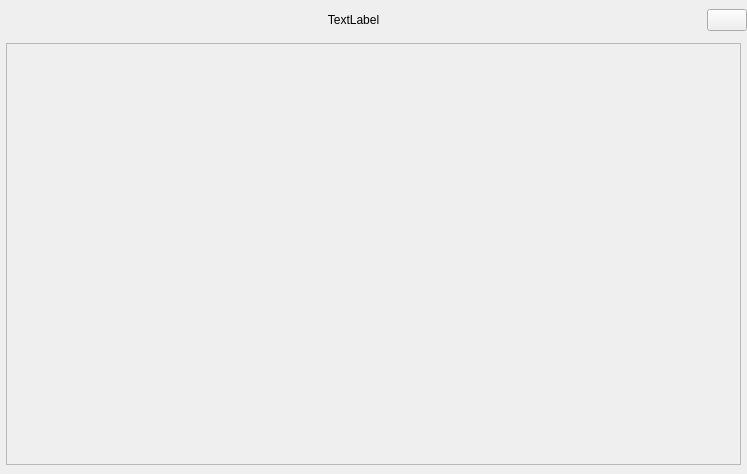
<?xml version="1.0" encoding="UTF-8"?>
<ui version="4.0">
 <class>NinjamRoomWindow</class>
 <widget class="QWidget" name="NinjamRoomWindow">
  <property name="geometry">
   <rect>
    <x>0</x>
    <y>0</y>
    <width>747</width>
    <height>474</height>
   </rect>
  </property>
  <property name="sizePolicy">
   <sizepolicy hsizetype="MinimumExpanding" vsizetype="MinimumExpanding">
    <horstretch>0</horstretch>
    <verstretch>0</verstretch>
   </sizepolicy>
  </property>
  <property name="windowTitle">
   <string>Form</string>
  </property>
  <property name="accessibleDescription">
   <string>you are in the ninjam room window</string>
  </property>
  <property name="styleSheet">
   <string notr="true"/>
  </property>
  <layout class="QVBoxLayout" name="verticalLayout">
   <property name="spacing">
    <number>6</number>
   </property>
   <property name="leftMargin">
    <number>0</number>
   </property>
   <property name="topMargin">
    <number>9</number>
   </property>
   <property name="rightMargin">
    <number>0</number>
   </property>
   <property name="bottomMargin">
    <number>9</number>
   </property>
   <item>
    <widget class="QWidget" name="widget" native="true">
     <layout class="QHBoxLayout" name="horizontalLayout_2" stretch="0,0">
      <property name="spacing">
       <number>0</number>
      </property>
      <property name="leftMargin">
       <number>0</number>
      </property>
      <property name="topMargin">
       <number>0</number>
      </property>
      <property name="rightMargin">
       <number>0</number>
      </property>
      <property name="bottomMargin">
       <number>0</number>
      </property>
      <item>
       <widget class="QLabel" name="labelRoomName">
        <property name="sizePolicy">
         <sizepolicy hsizetype="Preferred" vsizetype="Preferred">
          <horstretch>1</horstretch>
          <verstretch>0</verstretch>
         </sizepolicy>
        </property>
        <property name="accessibleDescription">
         <string>This is the room where you are</string>
        </property>
        <property name="text">
         <string notr="true">TextLabel</string>
        </property>
        <property name="alignment">
         <set>Qt::AlignCenter</set>
        </property>
       </widget>
      </item>
      <item>
       <widget class="QPushButton" name="licenceButton">
        <property name="toolTip">
         <string>read the server licence ...</string>
        </property>
        <property name="text">
         <string/>
        </property>
        <property name="flat">
         <bool>false</bool>
        </property>
       </widget>
      </item>
     </layout>
    </widget>
   </item>
   <item>
    <widget class="QWidget" name="content" native="true">
     <property name="sizePolicy">
      <sizepolicy hsizetype="Preferred" vsizetype="Preferred">
       <horstretch>0</horstretch>
       <verstretch>1</verstretch>
      </sizepolicy>
     </property>
     <layout class="QVBoxLayout" name="contentLayout">
      <property name="spacing">
       <number>24</number>
      </property>
      <property name="leftMargin">
       <number>6</number>
      </property>
      <property name="topMargin">
       <number>6</number>
      </property>
      <property name="rightMargin">
       <number>6</number>
      </property>
      <property name="bottomMargin">
       <number>0</number>
      </property>
      <item>
       <widget class="QScrollArea" name="scrollArea">
        <property name="sizePolicy">
         <sizepolicy hsizetype="Expanding" vsizetype="Expanding">
          <horstretch>0</horstretch>
          <verstretch>1</verstretch>
         </sizepolicy>
        </property>
        <property name="verticalScrollBarPolicy">
         <enum>Qt::ScrollBarAlwaysOff</enum>
        </property>
        <property name="horizontalScrollBarPolicy">
         <enum>Qt::ScrollBarAsNeeded</enum>
        </property>
        <property name="widgetResizable">
         <bool>true</bool>
        </property>
        <widget class="QWidget" name="tracksPanel">
         <property name="geometry">
          <rect>
           <x>0</x>
           <y>0</y>
           <width>733</width>
           <height>419</height>
          </rect>
         </property>
         <layout class="QHBoxLayout" name="horizontalLayout">
          <property name="leftMargin">
           <number>0</number>
          </property>
          <property name="topMargin">
           <number>0</number>
          </property>
          <property name="rightMargin">
           <number>0</number>
          </property>
          <property name="bottomMargin">
           <number>0</number>
          </property>
         </layout>
        </widget>
       </widget>
      </item>
     </layout>
    </widget>
   </item>
  </layout>
 </widget>
 <resources/>
 <connections/>
</ui>
